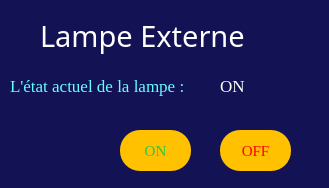
<?xml version="1.0" encoding="UTF-8"?>
<ui version="4.0">
 <class>Form</class>
 <widget class="QWidget" name="Form">
  <property name="geometry">
   <rect>
    <x>0</x>
    <y>0</y>
    <width>329</width>
    <height>188</height>
   </rect>
  </property>
  <property name="windowTitle">
   <string>Lampe Externe</string>
  </property>
  <property name="styleSheet">
   <string notr="true">QWidget{

background-color: #121254 ;}
</string>
  </property>
  <widget class="QLabel" name="label">
   <property name="geometry">
    <rect>
     <x>40</x>
     <y>10</y>
     <width>241</width>
     <height>51</height>
    </rect>
   </property>
   <property name="styleSheet">
    <string notr="true">QLabel{
   color: #00bfff;
  
   
   
   -webkit-box-shadow: rgba(0,0,0,1) 0 1px 0;
   -moz-box-shadow: rgba(0,0,0,1) 0 1px 0;
   box-shadow: rgba(0,0,0,1) 0 1px 0;
   text-shadow: rgba(0,0,0,.4) 0 1px 0;
   color: #FFFFFF;
   font-size: 29px;
   font-family: Algerian;
   text-decoration: none;
   
}</string>
   </property>
   <property name="text">
    <string>Lampe Externe</string>
   </property>
  </widget>
  <widget class="QLabel" name="label_2">
   <property name="geometry">
    <rect>
     <x>20</x>
     <y>110</y>
     <width>81</width>
     <height>81</height>
    </rect>
   </property>
   <property name="text">
    <string/>
   </property>
   <property name="pixmap">
    <pixmap resource="photos.qrc">:/newPrefix/lamp64.png</pixmap>
   </property>
  </widget>
  <widget class="QLabel" name="label_3">
   <property name="geometry">
    <rect>
     <x>10</x>
     <y>70</y>
     <width>201</width>
     <height>31</height>
    </rect>
   </property>
   <property name="font">
    <font>
     <family>Georgia,serif</family>
     <pointsize>-1</pointsize>
     <underline>false</underline>
     <strikeout>false</strikeout>
    </font>
   </property>
   <property name="styleSheet">
    <string notr="true">QLabel{
   
  
   
   
   -webkit-box-shadow: rgba(0,0,0,1) 0 1px 0;
   -moz-box-shadow: rgba(0,0,0,1) 0 1px 0;
   box-shadow: rgba(0,0,0,1) 0 1px 0;
   text-shadow: rgba(0,0,0,.4) 0 1px 0;
   color: #66FFFF ;
   font-size: 17px;
   font-family: Georgia, serif;
   text-decoration: none;
   
}</string>
   </property>
   <property name="text">
    <string>L'état actuel de la lampe :</string>
   </property>
  </widget>
  <widget class="QLabel" name="label_etat_lampe_externe">
   <property name="geometry">
    <rect>
     <x>220</x>
     <y>70</y>
     <width>61</width>
     <height>31</height>
    </rect>
   </property>
   <property name="font">
    <font>
     <family>Georgia,serif</family>
     <pointsize>-1</pointsize>
     <underline>false</underline>
     <strikeout>false</strikeout>
    </font>
   </property>
   <property name="styleSheet">
    <string notr="true">QLabel{
   color: rgb(255, 255, 255);
  
   
   
   -webkit-box-shadow: rgba(0,0,0,1) 0 1px 0;
   -moz-box-shadow: rgba(0,0,0,1) 0 1px 0;
   box-shadow: rgba(0,0,0,1) 0 1px 0;
   text-shadow: rgba(0,0,0,.4) 0 1px 0;
   color: rgb(255, 255, 255);
   font-size: 17px;
   font-family: Georgia, serif;
   text-decoration: none;
   
}</string>
   </property>
   <property name="text">
    <string>ON</string>
   </property>
  </widget>
  <widget class="QPushButton" name="btn_on_lampe_externe">
   <property name="geometry">
    <rect>
     <x>120</x>
     <y>130</y>
     <width>71</width>
     <height>41</height>
    </rect>
   </property>
   <property name="cursor">
    <cursorShape>PointingHandCursor</cursorShape>
   </property>
   <property name="styleSheet">
    <string notr="true">QPushButton {
  background: #ffc100 ;
  background-image: -webkit-linear-gradient(top, #4a4f96, #2d95d6);
  background-image: -moz-linear-gradient(top, #4a4f96, #2d95d6);
  background-image: -ms-linear-gradient(top, #4a4f96, #2d95d6);
  background-image: -o-linear-gradient(top, #4a4f96, #2d95d6);
  background-image: linear-gradient(to bottom, #4a4f96, #2d95d6);
  -webkit-border-radius: 20;
  -moz-border-radius: 20;
  border-radius: 20px;
  text-shadow: 10px 1px 3px #666666;
  font-family: Georgia;
  color: #2ac83e;
  font-size: 15px;
  padding: 10px 20px 10px 20px;
  text-decoration: none;
}
QPushButton:hover {
  background: #4f5a64;
  background-image: -webkit-linear-gradient(top, #3cb0fd, #3498db);
  background-image: -moz-linear-gradient(top, #3cb0fd, #3498db);
  background-image: -ms-linear-gradient(top, #3cb0fd, #3498db);
  background-image: -o-linear-gradient(top, #3cb0fd, #3498db);
  background-image: linear-gradient(to bottom, #3cb0fd, #3498db);
  text-decoration: none;
}

</string>
   </property>
   <property name="text">
    <string>ON</string>
   </property>
  </widget>
  <widget class="QPushButton" name="btn_off_lampe_externe">
   <property name="geometry">
    <rect>
     <x>220</x>
     <y>130</y>
     <width>71</width>
     <height>41</height>
    </rect>
   </property>
   <property name="cursor">
    <cursorShape>PointingHandCursor</cursorShape>
   </property>
   <property name="styleSheet">
    <string notr="true">QPushButton {
  background:  #ffc100 ;
  background-image: -webkit-linear-gradient(top, #4a4f96, #2d95d6);
  background-image: -moz-linear-gradient(top, #4a4f96, #2d95d6);
  background-image: -ms-linear-gradient(top, #4a4f96, #2d95d6);
  background-image: -o-linear-gradient(top, #4a4f96, #2d95d6);
  background-image: linear-gradient(to bottom, #4a4f96, #2d95d6);
  -webkit-border-radius: 20;
  -moz-border-radius: 20;
  border-radius: 20px;
  text-shadow: 10px 1px 3px #666666;
  font-family: Georgia;
  color: #FF0000;
  font-size: 15px;
  padding: 10px 20px 10px 20px;
  text-decoration: none;
}
QPushButton:hover {
  background: #4f5a64;
  background-image: -webkit-linear-gradient(top, #3cb0fd, #3498db);
  background-image: -moz-linear-gradient(top, #3cb0fd, #3498db);
  background-image: -ms-linear-gradient(top, #3cb0fd, #3498db);
  background-image: -o-linear-gradient(top, #3cb0fd, #3498db);
  background-image: linear-gradient(to bottom, #3cb0fd, #3498db);
  text-decoration: none;
}

</string>
   </property>
   <property name="text">
    <string>OFF</string>
   </property>
   <property name="iconSize">
    <size>
     <width>80</width>
     <height>8</height>
    </size>
   </property>
  </widget>
 </widget>
 <resources>
  <include location="photos.qrc"/>
  <include location="D:/python/Lib/site-packages/PyQt4/photos.qrc"/>
 </resources>
 <connections/>
</ui>
